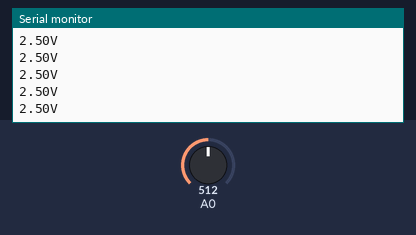
A sketch run on a simulated Arduino Uno, built with avr-gcc and run on an emulated ATmega328P. Parts: the last lines printed to the serial monitor. The test bench sets the inputs (shaded band); at power-on: A0 = 512.

Above: at 1.2 s.
1.3 s: A0 set to 716
At 2.1 s:
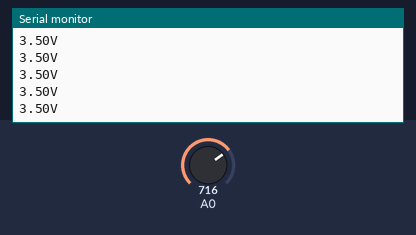
2.8 s: A0 set to 900
At 3.7 s:
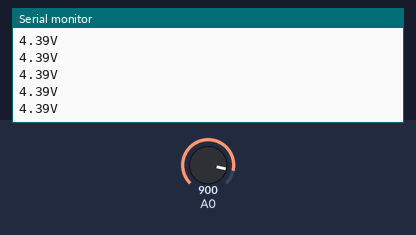
Timing chart, 0 to 5.8 s (numbered marks = the images above; inputs shaded):
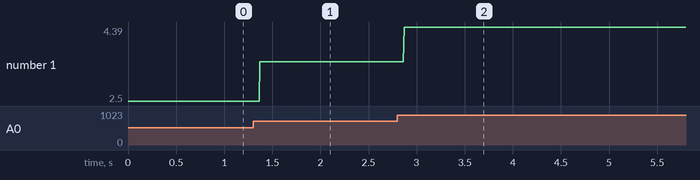

The sketch:

capteurDeTemperature.ino
```cpp
int valeurCapter;
float tension,temperature;

void setup()
{
  Serial.begin(9600);
    //on dÃ Â Ã Â©clare les broches en sorties
}

void loop()
{
     valeurCapter = analogRead(0);

        //tension = (valeurCapter /1024.0)* 5.0 ;  // conversion de cette valeur en tension
        tension =valeurCapter* 5.0 / 1024;
       Serial.print(tension);
        Serial.println("V");

       /* temperature=(tension-.5)*100;//convertion du temsino en temperature
        Serial.print("temperature = ");
        Serial.println(temperature);*/

        delay(1);


}
```

Measured:
- after the input at 1.3 s, the serial monitor: prints a new line after 0.07 s (image 1)
- after the input at 2.8 s, the serial monitor: prints a new line after 0.07 s (image 2)
- plotted number 1: 2.5 → 3.5 after the input at 1.3 s, 3.5 → 4.39 after the input at 2.8 s
